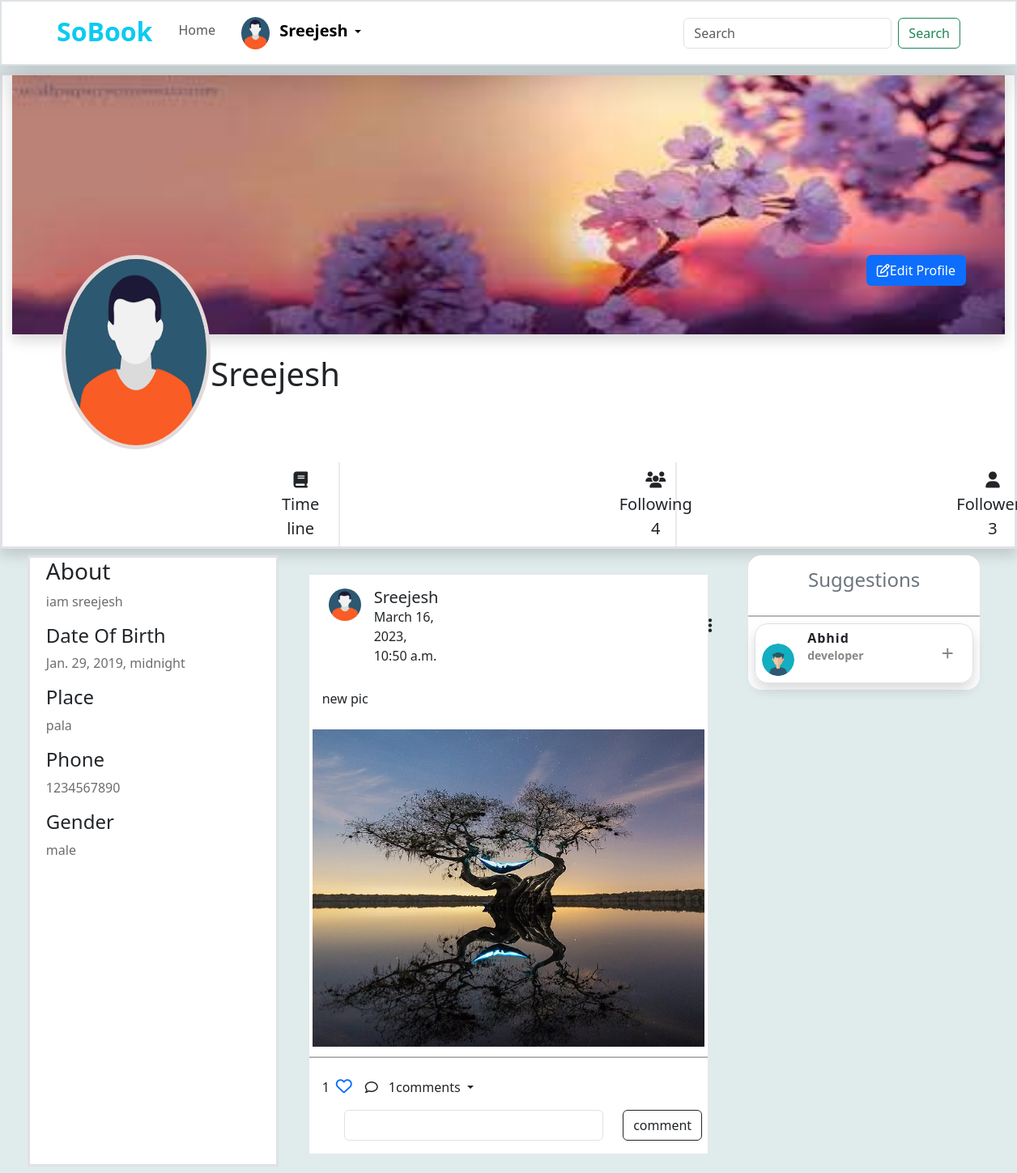
Page /profile (signed in) on the committed database.
### social/models.py (models this page shows, shortened)
class UserProfile(models.Model):
    user = models.OneToOneField(User, on_delete=models.CASCADE,related_name="profile")
    bio = models.CharField(max_length=256)
    profile_pic = models.ImageField(upload_to="profile", null=True, blank=True)
    cover_pic = models.ImageField(upload_to="covers", null=True, blank=True)
    dob = models.DateTimeField(null=True)
    gender_choice=(
        ("male","male"),
        ("female","female"),
        ("others","Others")
    )
    gender=models.CharField(max_length=50,choices=gender_choice,null=True,blank=True)
    phone = models.CharField(max_length=15, null=True, blank=True)
    place=models.CharField(max_length=100,null=True,blank=True)
    followings=models.ManyToManyField(User,related_name='followings',blank=True)
    user_followers=models.ManyToManyField(User,related_name='user_followers',blank=True)
    @property
    def friend_request(self):
        all_users=User.objects.all().exclude(username=self.user)
        my_friends=self.followings.all()
        suggestions=set(all_users)-set(my_friends)
        return suggestions
    @property
    def my_friends(self):
        friends=self.followings.all()
        return friends
    @property
    def followers(self):
        return self.user_followers.all()
    @property
    def followers_count(self):
        return self.followers.count()

class Posts(models.Model):
    user = models.ForeignKey(User, on_delete=models.CASCADE)
    title = models.CharField(max_length=200, null=True)
    image = models.ImageField(upload_to="posts", null=True, blank=True)
    created_date = models.DateTimeField(auto_now_add=True)
    lat = models.FloatField(null=True, blank=True)
    long = models.FloatField(null=True, blank=True)
    liked_by=models.ManyToManyField(User,related_name="post")
    @property
    def get_comments(self):
        return Comments.objects.filter(post=self)
    @property
    def comment_count(self):
        return Comments.objects.filter(post=self).count

### social/views.py (the view)
# urls.py: path("profile",views.MyProfileView.as_view(),name="myprofile"),
@method_decorator(decs, name="dispatch")
class MyProfileView(TemplateView):
    def get(self,request,*args, **kwargs):
        post=Posts.objects.filter(user=request.user)
        return render(request,'profile.html',{"mypost":post})

### social/views.py (called while the page is built)
def signin_required(fn):
    def wrapper(request, *args, **kwargs):
        if not request.user.is_authenticated:
            return redirect("login")
        else:
            return fn(request, *args, **kwargs)
    return wrapper

### social/templates/profile.html (shortened to what this page needs)
{% extends 'base.html' %}
{% load static %}
{% block content %}
<head>
    <link rel="stylesheet" href="{% static 'css/profile.css' %}">
</head>
<body style="background-color: rgb(224, 235, 235); margin-top: 90px;">
    <div class="container-fluid border border-3 shadow bg-white">
        <div class="cover_section">
            {% if request.user.profile.cover_pic%}
            <img class="coverpic shadow" src="{{request.user.profile.cover_pic}}" alt="">
            {% endif %}
        </div>
        <div class="profile_section d-flex justify-content-between">
            {% if request.user.profile.profile_pic%}
            <img class="propic" src="{{request.user.profile.profile_pic}}" alt="">
            {% endif %}
            <h1 class="onwername ">{{request.user.username}}</h1>
            <div class=" me-5"> <a href="{% url 'editprofile' request.user.profile.id%}" class="btn btn-primary"><i
                        class="fa-regular fa-pen-to-square"></i>Edit
                    Profile</a></div>
        </div>
        <div class="row d-flex justify-content-evenly">
            <div class="col-4 text-center mt-3 swich  ">
                <button type="button" class="btn fs-5 " data-bs-toggle="modal" data-bs-target=""
                    style="margin-left: 40vh;">
                    <span><i class="fa-solid fa-book"></i></span>Time line
                </button>
            </div>
            <div class="col-4 text-center mt-3 swich ">
                <button type="button" class="btn fs-5  " data-bs-toggle="modal" data-bs-target="#followers"
                    style="margin-left: 40vh;">
                    <span><i class="fa-solid fa-users"></i></span> Following
                    {{request.user.profile.followings.all.count}}
                </button>
            </div>
            <div class="col-4 text-center mt-3  ">
                    <button type="button" class="btn fs-5  " data-bs-toggle="modal" data-bs-target="#following"
                        style="margin-left: 40vh;">
                        <span><i class="fa-solid fa-user"></i></span> Followers {{request.user.profile.followers_count}}
                    </button>
            </div>
        </div>
    </div>
    <div class="container-fluid ">
        <div class="row p-2 d-flex justify-content-evenly">
            <div class="prof col-3 bg-white  border border-3 ">
                <div class="ms-2">
                    <h3 class="">About</h3>
                    <p class=" o">{{request.user.profile.bio}}</p>
                    <h4>Date Of Birth</h4>
                    <p class="o">{{request.user.profile.dob}}</p>
                    <h4>Place</h4>
                    <p class="o">{{request.user.profile.place}}</p>
                    <h4>Phone</h4>
                    <p class="o">{{request.user.profile.phone}}</p>
                    <h4>Gender</h4>
                    <p class="o">{{request.user.profile.gender}}</p>
                </div>
            </div>
            <div class="all_posts col-5  ">
                {%for post in mypost%}
                <div class="mb-3">
                    <div class="allpost mt-4 bg-white">
                        <div class="d-flex p-3">
                            <div class="ms-2">
                                <img class="ownerpic" src="{{post.user.profile.profile_pic}}" alt="">
                            </div>
                            <div class="ms-3 d-flex  ">
                                <div>
                                    <h5 class="m-0">{{post.user}}</h5>
                                    <p class="m-0">{{post.created_date}}</p>
                                </div>
                                <button type="button" class="btn  " data-bs-toggle="modal"
                                    data-bs-target="#staticBackdrop" style="margin-left: 40vh;">
                                    <i class="fa-solid fa-ellipsis-vertical" style="font-size: 20px;"></i>
                                </button>
                            </div>
                        </div>
                        <div class="posttitle p-3">
                            <h6>{{post.title}} </h6>
                        </div>
                        <div>
                            <img class="postimg" src="{{post.image}}" alt="">
                        </div>
                        <div class="lines mt-2 mb-2"></div>
                        <div class="d-flex">
                            <div class="ms-3  d-flex  align-items-center">
                                <p class="mt-3">{{post.liked_by.all.count}}</p>
                                <a href="{% url 'like-add' post.id%}"><i
                                        class="love fa-sharp fa-regular fa-heart ms-2"></i></a>
                            </div>
                            <div class="ms-3  d-flex  align-items-center">
                                <i class="fa-regular fa-comment"></i>
                                <div class="dropdown">
                                    <a class="btn  dropdown-toggle" href="#" role="button" data-bs-toggle="dropdown"
                                        aria-expanded="false">
                                        {{post.comment_count}}comments
                                    </a>
                                </div>
                            </div>
                        </div>
                        <form class="pb-3" action="{%url 'comment-add' post.id%}" method="POST">
                            <div class="row">
                                <div class="col-1"></div>
                                <div class="col-8"><input type="text" name="comment"
                                        class="form-control  w3-margin-bottom"> </div>
                                <div class="col-3"><button
                                        class=" w3-margin-bottom btn btn-outline-dark ">comment</button></div>
                            </div>
                        </form>
                    </div>
                </div>
                {%endfor%}
            </div>
            <div class="col-3  rightside">
                <div class="profilesection bg-white d-flex justify-content-center rounded-4">
                    <h4 class="text-secondary p-3">Suggestions</h4>
                    <div class="lines"></div>
                    {% for sg in request.user.profile.friend_request%}
                    <div class="p-item p-2">
                        <div
                            class="peoples d-flex justify-content-between align-items-center border border-1 shadow  rounded-4 p-2">
                            <div class="d-flex">
                                <div>
                                    <img class="peopleimg mt-3" src="{{sg.profile.profile_pic}}" alt="">
                                </div>
                                <div class="ms-3 ">
                                    <h6 class="mb-1 fw-bold friendname">{{sg.username}}</h6>
                                    <h6 class="m-0 friendbio colr">{{sg.profile.bio}}</h6>
                                </div>
                            </div>
                            <div class="me-3">
                                <a href="{% url 'follow' sg.id%}" class="ms-5"><i style="color:rgba(11, 17, 11, 0.5) ;"
                                        class="fa-solid fa-plus"></i></a>
                            </div>
                        </div>
                    </div>
                    {% endfor%}
                </div>
            </div>
        </div>
    </div>
</body>
{% endblock content%}

### accounts/templates/includes/navbar.html (shortened to what this page needs)
<nav class="navbar fixed-top navbar-expand-lg navbar bg-white border border-2 shadow-lg ">
    <div class="container">
      <a class="navbar-brand fs-2 fw-bold me-4 text-info pb-2" href="#">SoBook</a>
      <div class="collapse navbar-collapse" id="navbarSupportedContent">
        <ul class="navbar-nav me-auto mb-2 mb-lg-0">
          <li class="nav-item">
            <a class="nav-link mt-1 " aria-current="page" href="{% url 'home'%}">Home</a>
          </li>
          {% if request.user.is_authenticated %}
          <li class="nav-item dropdown">
            <a class="nav-link active ms-3 dropdown-toggle" href="#" id="navbarDropdown" role="button" data-bs-toggle="dropdown" aria-expanded="false">
              <img style="width: 23%;height: 5vh; border-radius: 50%;" src="{{request.user.profile.profile_pic}}" alt="image">
              <span class="usname ms-2 fs-5 fw-bolder">{{ request.user }}</span>
            </a>
          {% endif %}
        </ul>
        <form class="d-flex" role="search">
          <input class="form-control me-2" type="search" placeholder="Search" aria-label="Search">
          <button class="btn btn-outline-success" type="submit">Search</button>
        </form>
      </div>
    </div>
  </nav>

### social/static/css/profile.css (style rules this page uses)
* { font-family: 'Segoe UI', Tahoma, Geneva, Verdana, sans-serif; }
.coverpic { width: 100%; height: 40vh; }
.propic { width: 15%; height: 30vh; margin-left: 5%; border-radius: 50%; border: 5px solid rgb(227, 219, 219); }
.profile_section { margin-top: -8%; }
.swich { border-right: 2px solid rgb(237, 233, 233); }
.onwername { margin-top: 10%; margin-left: -53%; font-family: 'Segoe UI', Tahoma, Geneva, Verdana, sans-serif; }
.o { color: rgba(11, 11, 11, 0.6); }
.ownerpic { margin: 2%; border-radius: 50%; width: 40px; height: 40px; }
.postimg { padding: 4px; width: 100%; height: 50vh; }
.love { font-size: 20px; }
.colr { color:rgba(11, 17, 11, 0.5); }
.peopleimg { width:40px; height: 40px; border-radius: 50%; }
.peoples { width: 100%; }
.lines { margin-top: 5px; background-color:rgba(11, 17, 11, 0.3); height: 2px; width: 100%; }
.p-item { width: 100%; }
.friendbio { font-size: 14px; font-weight: 600; }
.friendname { letter-spacing:1px; }
.profilesection { flex-direction: column; align-items: center; }
.prof { height: auto; }

### rows in the picture
Posts: user.profile.profile_pic (picture), user "Sreejesh", created_date "March 16, 2023, 10:50 a.m.", title "new pic", image (picture), liked_by.all.count "1", comment_count "1"

### other values in the picture
{{ request.user }} "Sreejesh"
{{ request.user.username }} "Sreejesh"
{{ request.user.profile.followings.all.count }} "4"
{{ request.user.profile.followers_count }} "3"
{{ request.user.profile.bio }} "iam sreejesh"
{{ request.user.profile.dob }} "Jan. 29, 2019, midnight"
{{ request.user.profile.place }} "pala"
{{ request.user.profile.phone }} "1234567890"
{{ request.user.profile.gender }} "male"
{{ sg.username }} "Abhid"
{{ sg.profile.bio }} "developer"
